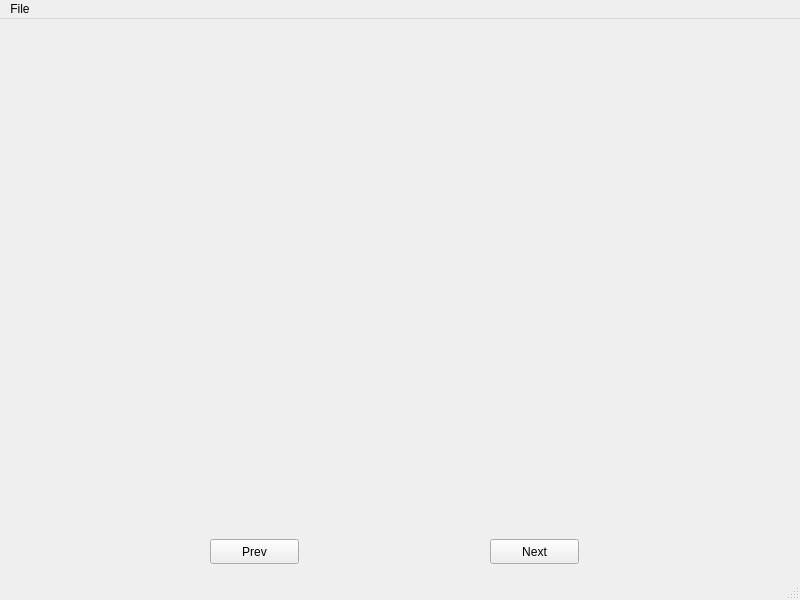
<?xml version="1.0" encoding="UTF-8"?>
<ui version="4.0">
 <class>MainWindow</class>
 <widget class="QMainWindow" name="MainWindow">
  <property name="geometry">
   <rect>
    <x>0</x>
    <y>0</y>
    <width>800</width>
    <height>600</height>
   </rect>
  </property>
  <property name="windowTitle">
   <string>MainWindow</string>
  </property>
  <widget class="QWidget" name="centralwidget">
   <widget class="QLabel" name="label">
    <property name="geometry">
     <rect>
      <x>10</x>
      <y>10</y>
      <width>771</width>
      <height>451</height>
     </rect>
    </property>
    <property name="text">
     <string/>
    </property>
    <property name="alignment">
     <set>Qt::AlignCenter</set>
    </property>
   </widget>
   <widget class="QPushButton" name="pushButton_next">
    <property name="geometry">
     <rect>
      <x>490</x>
      <y>520</y>
      <width>89</width>
      <height>25</height>
     </rect>
    </property>
    <property name="text">
     <string>Next</string>
    </property>
   </widget>
   <widget class="QPushButton" name="pushButton_prev">
    <property name="geometry">
     <rect>
      <x>210</x>
      <y>520</y>
      <width>89</width>
      <height>25</height>
     </rect>
    </property>
    <property name="text">
     <string>Prev</string>
    </property>
   </widget>
  </widget>
  <widget class="QMenuBar" name="menubar">
   <property name="geometry">
    <rect>
     <x>0</x>
     <y>0</y>
     <width>800</width>
     <height>22</height>
    </rect>
   </property>
   <widget class="QMenu" name="menuFile">
    <property name="title">
     <string>File</string>
    </property>
    <addaction name="actionOpen"/>
    <addaction name="actionSave"/>
   </widget>
   <addaction name="menuFile"/>
  </widget>
  <widget class="QStatusBar" name="statusbar"/>
  <action name="actionOpen">
   <property name="text">
    <string>Open</string>
   </property>
  </action>
  <action name="actionSave">
   <property name="text">
    <string>Save</string>
   </property>
  </action>
 </widget>
 <resources/>
 <connections/>
</ui>
